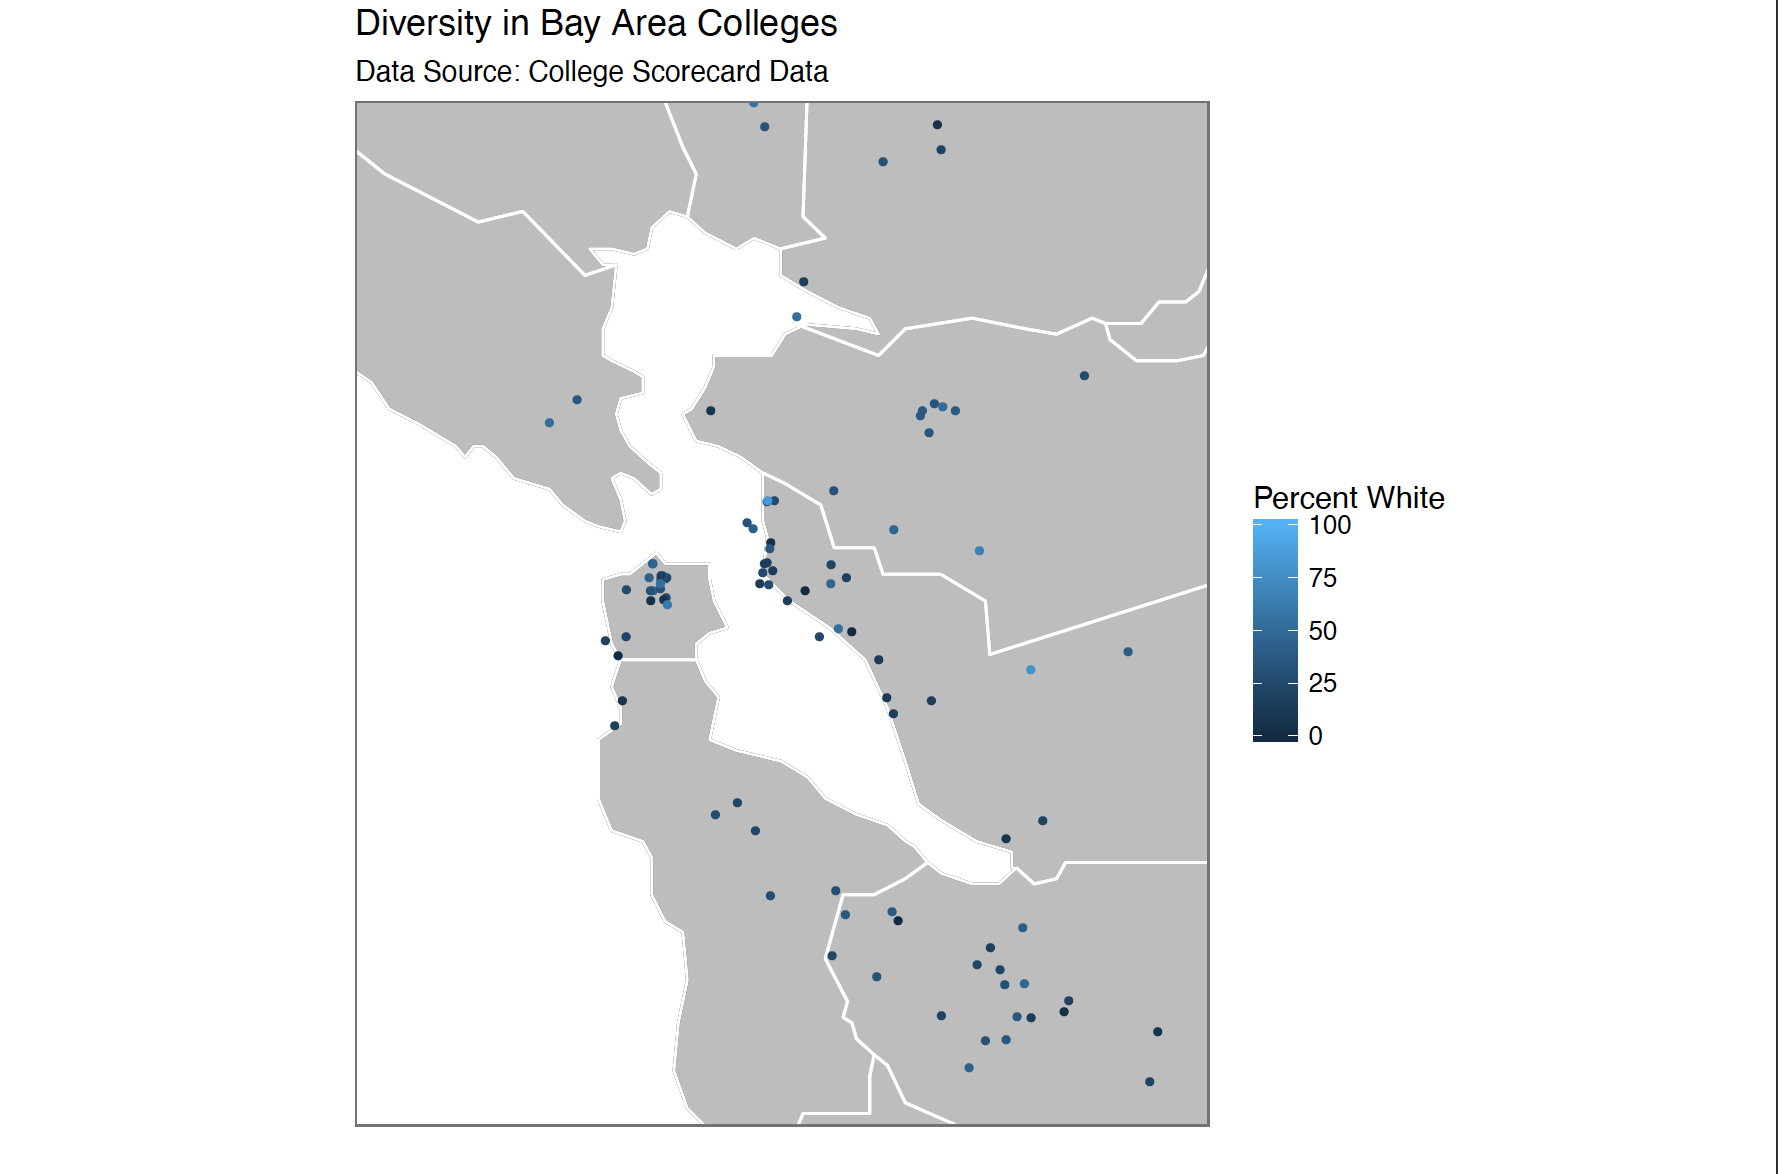

Recreate this plot in R.
## Data Visualization (GOV 16 - QSS17) Fall 2017
## Lab 2
##
## Name: James Wen
## Date: October 25, 2017 

# Inital Settings  --------------------------------------------------------

rm(list = ls())
library(tidyverse)
library(ggthemes)
library(maps)
library(ggmap)

# Load Data ---------------------------------------------------------------
# used data for 2015-16 school year 
df.2015 <- read.csv("data/CollegeScorecard_Raw_Data/MERGED2015_16_PP.csv", na.strings = c("NULL", "NA")) %>% 
  mutate(percent_white = UGDS_WHITE * 100) %>% 
  select(INSTNM, LATITUDE, LONGITUDE, percent_white)

df.2015.adjusted <- na.omit(df.2015) # remove observations completely if percent_white == NA

# organize data for Californian map
states <- map_data("state")   
california <- subset(states, region %in% c("california"))    

# organize data for putting a county map on the Californian map 
county <- map_data("county")   # obtain map data for counties 
california_counites <- subset(county, region == "california")   # obtain data for Ca counties 

# Make Figure -------------------------------------------------------------

ggplot() + 
  geom_polygon(data = california,                     # make a map of California first 
               mapping = aes(x = long, y = lat),
               color = "black", fill = "gray") +
  geom_polygon(data = california_counites,            # overlay a map of the counties onto a CA map 
               aes(x = long, y = lat, group = group), 
               fill = NA, color = "white") + 
  coord_fixed(xlim = c(-122.75, -121.75),             # adjust coordinates to focus on the Bay Area 
              ylim = c(37.25, 38.25),
              ratio = 1.2) +
  geom_point(data = df.2015.adjusted,                 # overlay college data ontop of map 
             aes(x = LONGITUDE, y = LATITUDE, color = percent_white), 
             size = 1, na.rm = TRUE) +
  theme_few() +
  scale_y_continuous(breaks = FALSE) + 
  scale_x_continuous(breaks = FALSE) +
  labs(
    title = "Diversity in Bay Area Colleges",
    subtitle = "Data Source: College Scorecard Data",
    x = " ",
    y = " ",
    color = "Percent White")
ggsave("figure/Lab2.pdf", scale = 0.8, width = 12, height = 8) 
